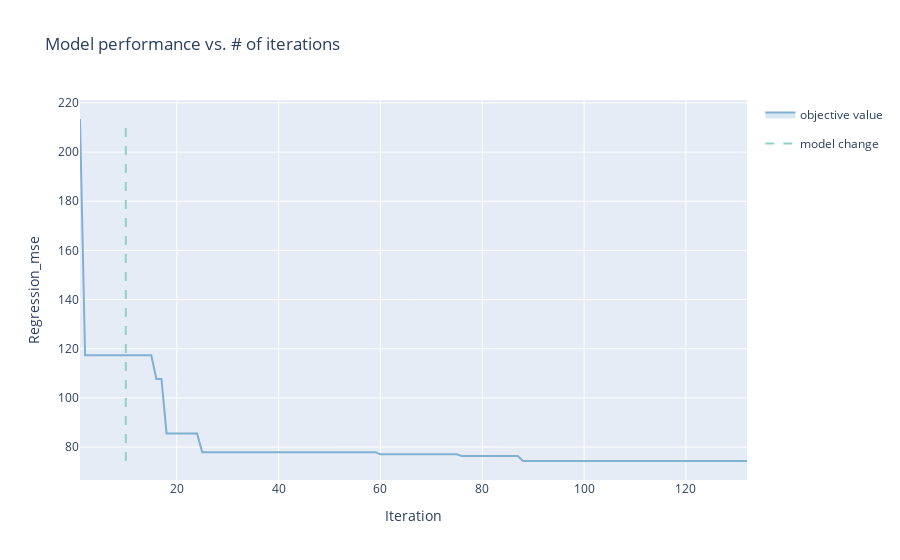

Notebook source saved alongside this figure:
### Code cell
render(ax_client.get_optimization_trace())

### Figure 1 — Plotly figure (JSON) as saved in the notebook; plotly's stock layout.template omitted (floating-point values rounded to 4 significant figures; data arrays with more than 128 entries replaced by an {"elided": "..."} marker saying what was removed)
{"data": [{"hoverinfo": "none", "legendgroup": "", "line": {"width": 0}, "mode": "lines", "showlegend": false, "type": "scatter", "x": {"elided": "132 int values"}, "y": {"elided": "132 float values"}}, {"fill": "tonexty", "fillcolor": "rgba(128,177,211,0.3)", "legendgroup": "objective value", "line": {"color": "rgba(128,177,211,1)"}, "mode": "lines", "name": "objective value", "text": {"elided": "132 str values"}, "type": "scatter", "x": {"elided": "132 int values"}, "y": {"elided": "132 float values"}}, {"fill": "tonexty", "fillcolor": "rgba(128,177,211,0.3)", "hoverinfo": "none", "legendgroup": "", "line": {"width": 0}, "mode": "lines", "showlegend": false, "type": "scatter", "x": {"elided": "132 int values"}, "y": {"elided": "132 float values"}}, {"line": {"color": "rgba(141,211,199,1)", "dash": "dash"}, "mode": "lines", "name": "model change", "type": "scatter", "x": [10, 10], "y": [74.32, 213.5]}], "layout": {"autosize": true, "showlegend": true, "title": {"text": "Model performance vs. # of iterations"}, "xaxis": {"autorange": true, "range": [1, 132], "title": {"text": "Iteration"}, "type": "linear"}, "yaxis": {"autorange": true, "range": [66.59, 221.2], "title": {"text": "Regression_mse"}, "type": "linear"}}}
